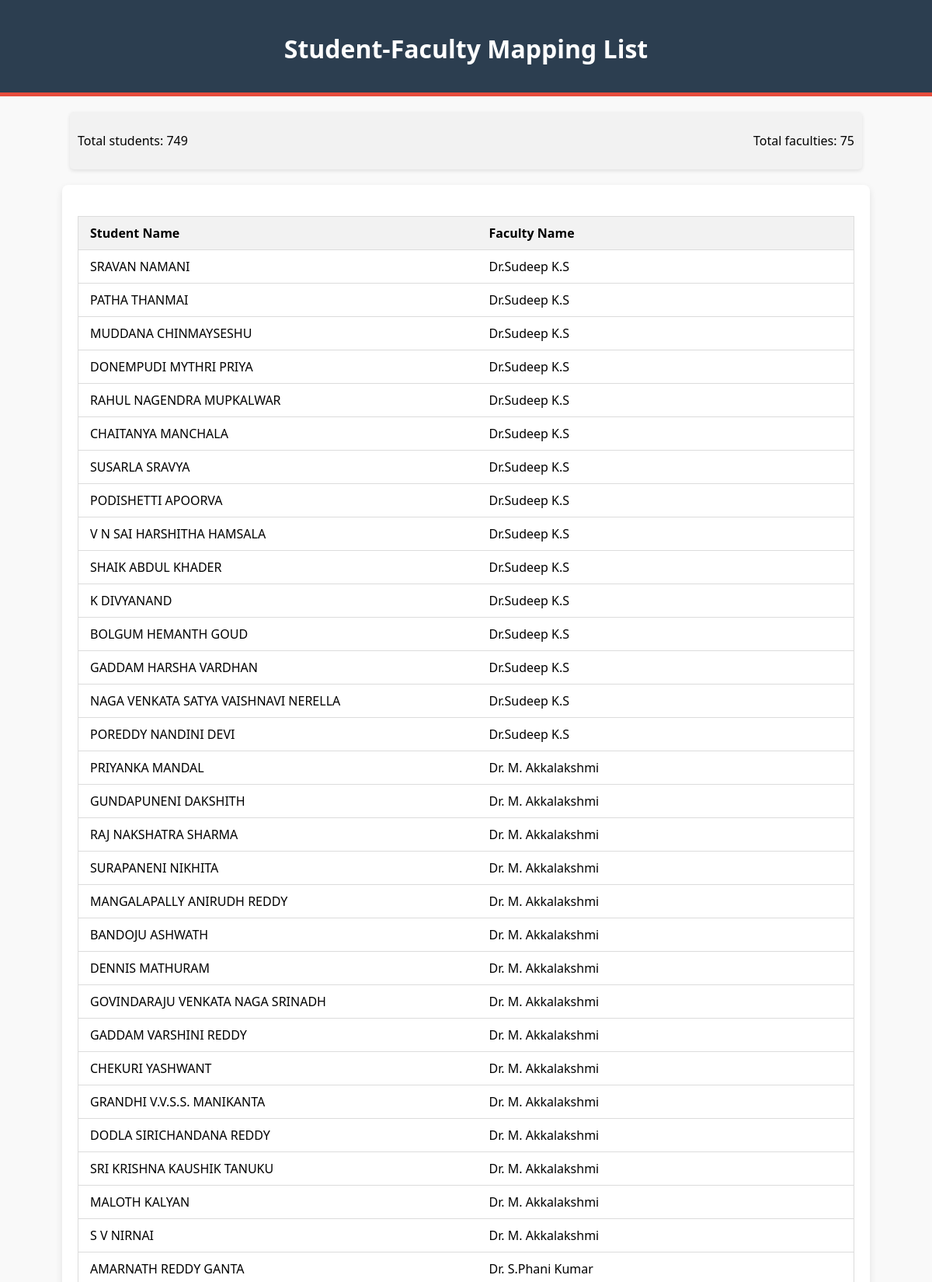
The app's page /mapping_list/ (upper part) with its own data.
### Intern_Portal/models.py (models this page shows, shortened)
class StudentFacultyMapping(models.Model):
    student_registration_number = models.CharField(max_length=20)
    student_name = models.CharField(max_length=100)
    student_branch = models.CharField(max_length=50)
    student_email = models.EmailField()
    faculty_name = models.CharField(max_length=100)
    faculty_email = models.EmailField()
    faculty_phone = models.CharField(max_length=20)

### Intern_Portal/views.py (the view)
# urls.py: path('mapping_list/', views.mapping_list, name='mapping_list'),
def mapping_list(request):
    mappings = StudentFacultyMapping.objects.all()
    return render(request, 'mapping_list.html', {'mappings': mappings})

### Intern_Portal/Templates/mapping_list.html (shortened to what this page needs)
<!DOCTYPE html>
<html>
<head>
</head>
<body>
    <header>
        <h1>Student-Faculty Mapping List</h1>
    </header>
    <div class="container count-container">
        <p>Total students: <span id="uniqueStudentCount">0</span></p>
        <p>Total faculties: <span id="uniqueFacultyCount">0</span></p>
    </div>
    <div class="container">
        <table>
            <thead>
                <tr>
                    <th>Student Name</th>
                    <th>Faculty Name</th>
                </tr>
            </thead>
            <tbody>
                {% for mapping in mappings %}
                <tr>
                    <td>{{ mapping.student_name }}</td>
                    <td>{{ mapping.faculty_name }}</td>
                </tr>
                {% endfor %}
            </tbody>
        </table>
    </div>
</body>
</html>

### Intern_Portal/Templates/mapping_list.html (style rules this page uses)
body { font-family: 'Segoe UI', Tahoma, Geneva, Verdana, sans-serif; background-color: #f9f9f9; margin: 0; padding: 0; }
header { background-color: #2c3e50; color: white; padding: 20px; text-align: center; border-bottom: 5px solid #e74c3c; }
.container { max-width: 1000px; margin: 20px auto; padding: 20px; background-color: #ffffff; border-radius: 8px; box-shadow: 0px 4px 10px rgba(0, 0, 0, 0.1); }
h1 { margin-bottom: 15px; }
table { width: 100%; border-collapse: collapse; border: 1px solid #dcdcdc; margin-top: 20px; }
th, td { padding: 10px 15px; text-align: left; border-bottom: 1px solid #dcdcdc; }
th { background-color: #f2f2f2; font-weight: bold; }
.count-container { display: flex; justify-content: space-between; margin-bottom: 10px; padding: 10px; background-color: #f2f2f2; border-radius: 5px; box-shadow: 0px 2px 5px rgba(0, 0, 0, 0.1); }

### records on screen
StudentFacultyMapping: student_name "SRAVAN NAMANI", faculty_name "Dr.Sudeep K.S"
StudentFacultyMapping: student_name "PATHA THANMAI", faculty_name "Dr.Sudeep K.S"
StudentFacultyMapping: student_name "MUDDANA CHINMAYSESHU", faculty_name "Dr.Sudeep K.S"
StudentFacultyMapping: student_name "DONEMPUDI MYTHRI PRIYA", faculty_name "Dr.Sudeep K.S"
StudentFacultyMapping: student_name "RAHUL NAGENDRA MUPKALWAR", faculty_name "Dr.Sudeep K.S"
StudentFacultyMapping: student_name "CHAITANYA MANCHALA", faculty_name "Dr.Sudeep K.S"
StudentFacultyMapping: student_name "SUSARLA SRAVYA", faculty_name "Dr.Sudeep K.S"
StudentFacultyMapping: student_name "PODISHETTI APOORVA", faculty_name "Dr.Sudeep K.S"
StudentFacultyMapping: student_name "V N SAI HARSHITHA HAMSALA", faculty_name "Dr.Sudeep K.S"
StudentFacultyMapping: student_name "SHAIK ABDUL KHADER", faculty_name "Dr.Sudeep K.S"
StudentFacultyMapping: student_name "K DIVYANAND", faculty_name "Dr.Sudeep K.S"
StudentFacultyMapping: student_name "BOLGUM HEMANTH GOUD", faculty_name "Dr.Sudeep K.S"
StudentFacultyMapping: student_name "GADDAM HARSHA VARDHAN", faculty_name "Dr.Sudeep K.S"
StudentFacultyMapping: student_name "NAGA VENKATA SATYA VAISHNAVI NERELLA", faculty_name "Dr.Sudeep K.S"
StudentFacultyMapping: student_name "POREDDY NANDINI DEVI", faculty_name "Dr.Sudeep K.S"
StudentFacultyMapping: student_name "PRIYANKA MANDAL", faculty_name "Dr. M. Akkalakshmi"
StudentFacultyMapping: student_name "GUNDAPUNENI DAKSHITH", faculty_name "Dr. M. Akkalakshmi"
StudentFacultyMapping: student_name "RAJ NAKSHATRA SHARMA", faculty_name "Dr. M. Akkalakshmi"
StudentFacultyMapping: student_name "SURAPANENI NIKHITA", faculty_name "Dr. M. Akkalakshmi"
StudentFacultyMapping: student_name "MANGALAPALLY ANIRUDH REDDY", faculty_name "Dr. M. Akkalakshmi"
StudentFacultyMapping: student_name "BANDOJU ASHWATH", faculty_name "Dr. M. Akkalakshmi"
StudentFacultyMapping: student_name "DENNIS MATHURAM", faculty_name "Dr. M. Akkalakshmi"
StudentFacultyMapping: student_name "GOVINDARAJU VENKATA NAGA SRINADH", faculty_name "Dr. M. Akkalakshmi"
StudentFacultyMapping: student_name "GADDAM VARSHINI REDDY", faculty_name "Dr. M. Akkalakshmi"
StudentFacultyMapping: student_name "CHEKURI YASHWANT", faculty_name "Dr. M. Akkalakshmi"
StudentFacultyMapping: student_name "GRANDHI V.V.S.S. MANIKANTA", faculty_name "Dr. M. Akkalakshmi"
StudentFacultyMapping: student_name "DODLA SIRICHANDANA REDDY", faculty_name "Dr. M. Akkalakshmi"
StudentFacultyMapping: student_name "SRI KRISHNA KAUSHIK TANUKU", faculty_name "Dr. M. Akkalakshmi"
StudentFacultyMapping: student_name "MALOTH KALYAN", faculty_name "Dr. M. Akkalakshmi"
StudentFacultyMapping: student_name "S V NIRNAI", faculty_name "Dr. M. Akkalakshmi"
StudentFacultyMapping: student_name "AMARNATH REDDY GANTA", faculty_name "Dr. S.Phani Kumar"
